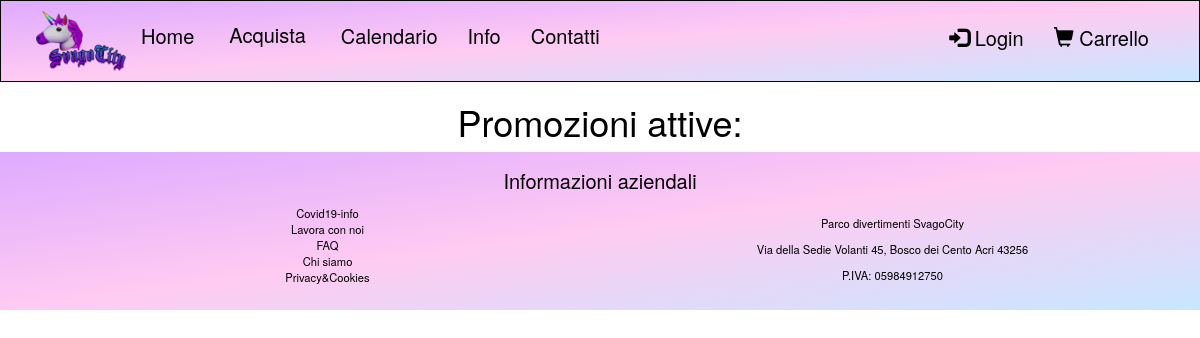
Before: /promozioni.php with the older database file.
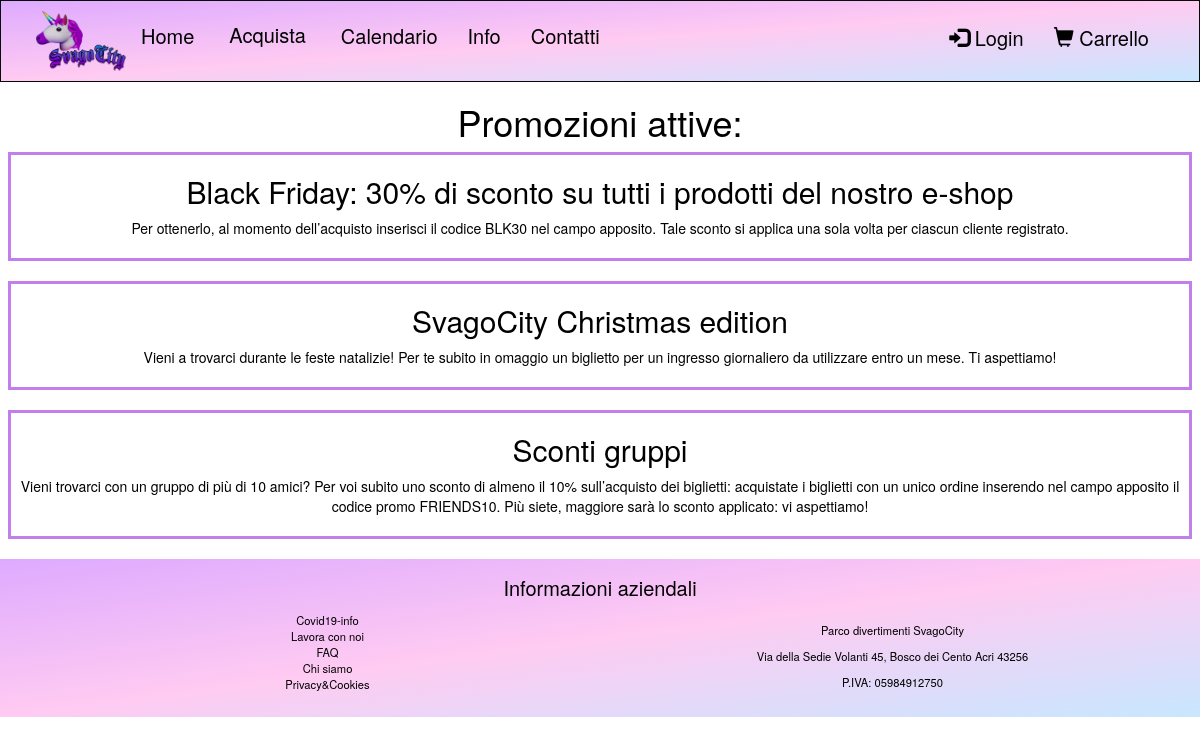
After: the same page with the newer database file.
### tables this page shows
CREATE TABLE `promozione` (
  `idPromozione` int(100) NOT NULL,
  `nomePromozione` varchar(100) NOT NULL,
  `descrizionePromozione` varchar(1000) NOT NULL,
  `sconto` int(11) NOT NULL,
  `codicePromo` varchar(100) NOT NULL
);

### promozioni.php (called while the page is built)
<?php
    require_once("bootstrap.php");
    $templateParams["titolo"] = "SvagoCity - Promozioni";
    $templateParams["promo"] = $dbh->getPromos();
    $templateParams["nome"] = "lista-promozioni.php";
    require("template/base.php");
?>

### db/database.php (called while the page is built, shortened)
<?php
class DatabaseHelper{
    private $db;
    public function __construct($servername, $username, $password, $dbname, $port){
        $this->db = new mysqli($servername, $username, $password, $dbname, $port);
    }
    public function getPromos(){
        $stmn = $this->db->prepare("SELECT nomePromozione, descrizionePromozione
        FROM promozione");
        $stmn->execute();
        $result = $stmn->get_result();
        return $result->fetch_all(MYSQLI_ASSOC);
    }
}
?>

### bootstrap.php (called while the page is built, shortened)
<?php
    require_once("db/database.php");
    $dbh = new DatabaseHelper("localhost", "root", "", "svagocity", 3306);
?>

### template/lista-promozioni.php (the view)
<div class="text-center">
<h1>Promozioni attive:</h1>
<?php foreach($templateParams["promo"] as $promo):
?>
<div style="border: 3px solid; border-color: #c27feb; margin: 8px; margin-bottom:20px; padding-bottom: 20px">
    <h2>
        <?php echo $promo["nomePromozione"]; ?>
    </h2>
    <article>
        <?php echo $promo["descrizionePromozione"]; ?>
    </article>
</div>
<?php endforeach; ?>
</div>

Changed rows visible on the page:
added promozione: nomePromozione "Black Friday: 30% di sconto su tutti i prodotti del nostro e-shop", descrizionePromozione "Per ottenerlo, al momento dell’acquisto inserisci il codice BLK30 nel campo apposito. Tale sconto si applica una sola volta per ciascun cliente registrato."
added promozione: nomePromozione "SvagoCity Christmas edition", descrizionePromozione "Vieni a trovarci durante le feste natalizie! Per te subito in omaggio un biglietto per un ingresso giornaliero da utilizzare entro un mese. Ti aspettiamo!"
added promozione: nomePromozione "Sconti gruppi", descrizionePromozione "Vieni trovarci con un gruppo di più di 10 amici? Per voi subito uno sconto di almeno il 10% sull’acquisto dei biglietti: acquistate i biglietti con un unico ordine inserendo nel campo apposito il codice promo FRIENDS10. Più siete, maggiore sarà lo sconto applicato: vi aspettiamo!"
